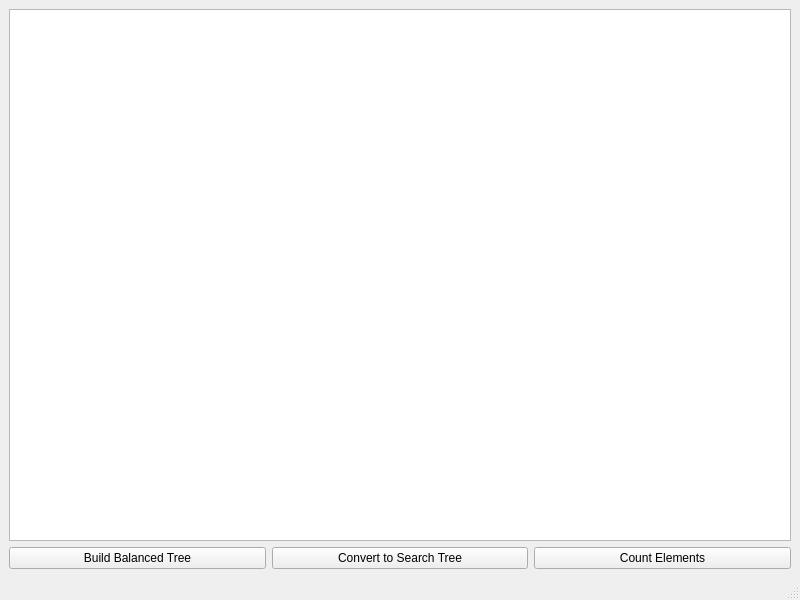
<?xml version="1.0" encoding="UTF-8"?>
<ui version="4.0">
 <class>MainWindow</class>
 <widget class="QMainWindow" name="MainWindow">
  <property name="geometry">
   <rect>
    <x>0</x>
    <y>0</y>
    <width>800</width>
    <height>600</height>
   </rect>
  </property>
  <property name="windowTitle">
   <string>Why Are You Looking Here</string>
  </property>
  <widget class="QWidget" name="centralwidget">
   <layout class="QVBoxLayout" name="verticalLayout">
    <item>
     <widget class="QGraphicsView" name="graphicsView">
      <property name="minimumSize">
       <size>
        <width>600</width>
        <height>400</height>
       </size>
      </property>
     </widget>
    </item>
    <item>
     <layout class="QHBoxLayout" name="horizontalLayout">
      <item>
       <widget class="QPushButton" name="buildTreeButton">
        <property name="text">
         <string>Build Balanced Tree</string>
        </property>
       </widget>
      </item>
      <item>
       <widget class="QPushButton" name="convertButton">
        <property name="text">
         <string>Convert to Search Tree</string>
        </property>
       </widget>
      </item>
      <item>
       <widget class="QPushButton" name="countButton">
        <property name="text">
         <string>Count Elements</string>
        </property>
       </widget>
      </item>
     </layout>
    </item>
   </layout>
  </widget>
  <widget class="QMenuBar" name="menubar">
   <property name="geometry">
    <rect>
     <x>0</x>
     <y>0</y>
     <width>800</width>
     <height>22</height>
    </rect>
   </property>
  </widget>
  <widget class="QStatusBar" name="statusbar"/>
 </widget>
 <resources/>
 <connections/>
</ui>
